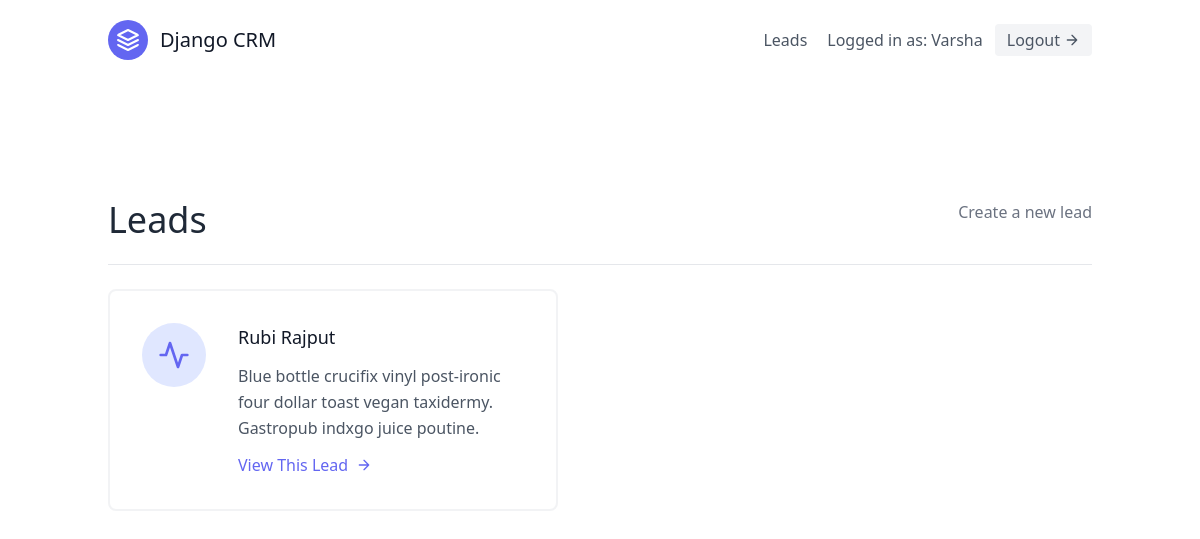
The app's page /home (signed in) with its own data.
### leads/models.py (models this page shows, shortened)
class User(AbstractUser):
    pass

class Lead(models.Model):
    first_name = models.CharField(max_length=30)
    last_name = models.CharField(max_length=30)
    age = models.IntegerField(default=0)
    agent = models.ForeignKey("Agent",on_delete=models.CASCADE)

### leads/views.py (the view)
# urls.py: path("home",LeadListView.as_view(),name="h"),
class LeadListView(generic.ListView):
    template_name = "leads/index.html"
    queryset = Lead.objects.all()
    context_object_name = "leads"

### leads/templates/leads/index.html
{% extends "base.html" %}
{% block content %}
<section class="text-gray-600 body-font">
    <div class="container px-5 py-24 mx-auto flex flex-wrap">
        <div class="w-full mb-6 py-6  flex justify-between item-center border-b border-gray-200">
            <div>
                <h1 class="text-4xl text-gray-800">Leads</h1>
            </div>
            <div>
                <button><a class="text-gray-500 hover:text-blue-500" href="{% url 'leads:create' %}">Create a new lead</a></button>
            </div>
        </div>
        <div class="flex flex-wrap -m-4">
            {% for lead in leads %}
            <div class="p-4 lg:w-1/2 md:w-full">
                <div class="flex border-2 rounded-lg border-gray-200 border-opacity-50 p-8 sm:flex-row flex-col">
                    <div
                        class="w-16 h-16 sm:mr-8 sm:mb-0 mb-4 inline-flex items-center justify-center rounded-full bg-indigo-100 text-indigo-500 flex-shrink-0">
                        <svg fill="none" stroke="currentColor" stroke-linecap="round" stroke-linejoin="round"
                            stroke-width="2" class="w-8 h-8" viewBox="0 0 24 24">
                            <path d="M22 12h-4l-3 9L9 3l-3 9H2"></path>
                        </svg>
                    </div>
                    <div class="flex-grow">
                        <h2 class="text-gray-900 text-lg title-font font-medium mb-3">{{lead.first_name}} {{lead.last_name}}
                           </h2>
                        <p class="leading-relaxed text-base">
                            Blue bottle crucifix vinyl post-ironic four dollar toast
                            vegan taxidermy. Gastropub indxgo juice poutine.</p>
                        <a href="{% url 'leads:detail' lead.pk %}" class="mt-3 text-indigo-500 inline-flex items-center">View This Lead
                            <svg fill="none" stroke="currentColor" stroke-linecap="round" stroke-linejoin="round"
                                stroke-width="2" class="w-4 h-4 ml-2" viewBox="0 0 24 24">
                                <path d="M5 12h14M12 5l7 7-7 7"></path>
                            </svg>
                        </a>
                    </div>
                </div>
            </div>
            {% endfor %}
        </div>
    </div>
</section>
{% endblock content %}

### templates/navbar.html (shortened to what this page needs)
<header class="text-gray-600 body-font">
  <div class="container mx-auto flex flex-wrap p-5 flex-col md:flex-row items-center">
    <a class="flex title-font font-medium items-center text-gray-900 mb-4 md:mb-0">
      <svg xmlns="http://www.w3.org/2000/svg" fill="none" stroke="currentColor" stroke-linecap="round" stroke-linejoin="round" stroke-width="2" class="w-10 h-10 text-white p-2 bg-indigo-500 rounded-full" viewBox="0 0 24 24">
        <path d="M12 2L2 7l10 5 10-5-10-5zM2 17l10 5 10-5M2 12l10 5 10-5"></path>
      </svg>
      <span class="ml-3 text-xl">Django CRM</span>
    </a>
    <nav class="md:ml-auto flex flex-wrap items-center text-base justify-center">
      <a href="{% url 'leads:h' %}" class="mr-5 hover:text-gray-900">Leads</a>
    </nav>
    {% if request.user.is_authenticated %}
     Logged in as: {{request.user.username}}
    <a href="{% url 'logout' %}" class="ml-3 inline-flex items-center bg-gray-100 border-0 py-1 px-3 focus:outline-none hover:bg-gray-200 rounded text-base mt-4 md:mt-0">
      Logout
          <svg fill="none" stroke="currentColor" stroke-linecap="round" stroke-linejoin="round" stroke-width="2" class="w-4 h-4 ml-1" viewBox="0 0 24 24">
              <path d="M5 12h14M12 5l7 7-7 7"></path>
          </svg>
  </a>
    {% endif %}
  </div>
</header>

### records on screen
User: user.username "Varsha"
Lead: first_name "Rubi", last_name "Rajput"
